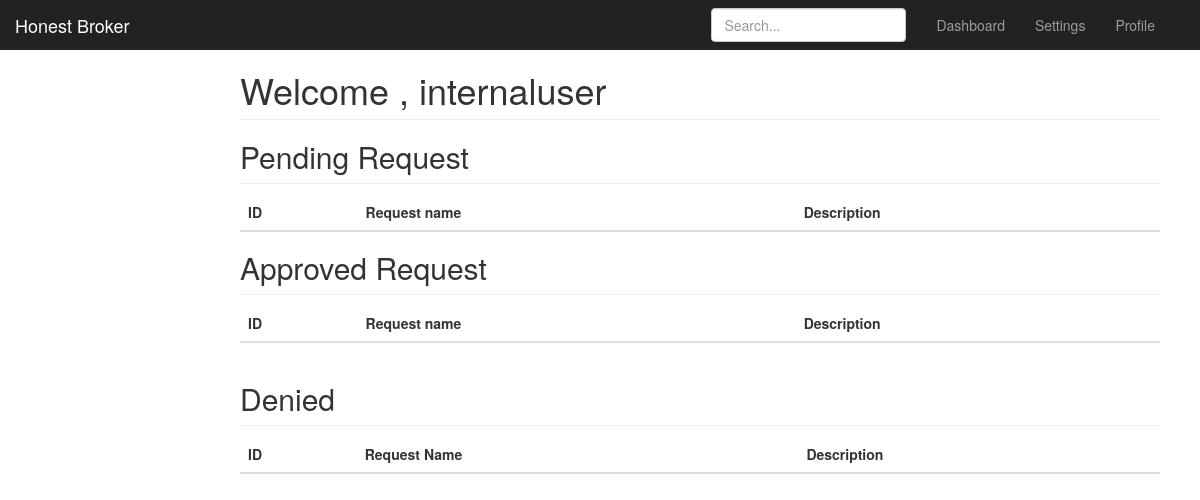
/denyreq/1 (signed in), run on an earlier commit of the app's database.
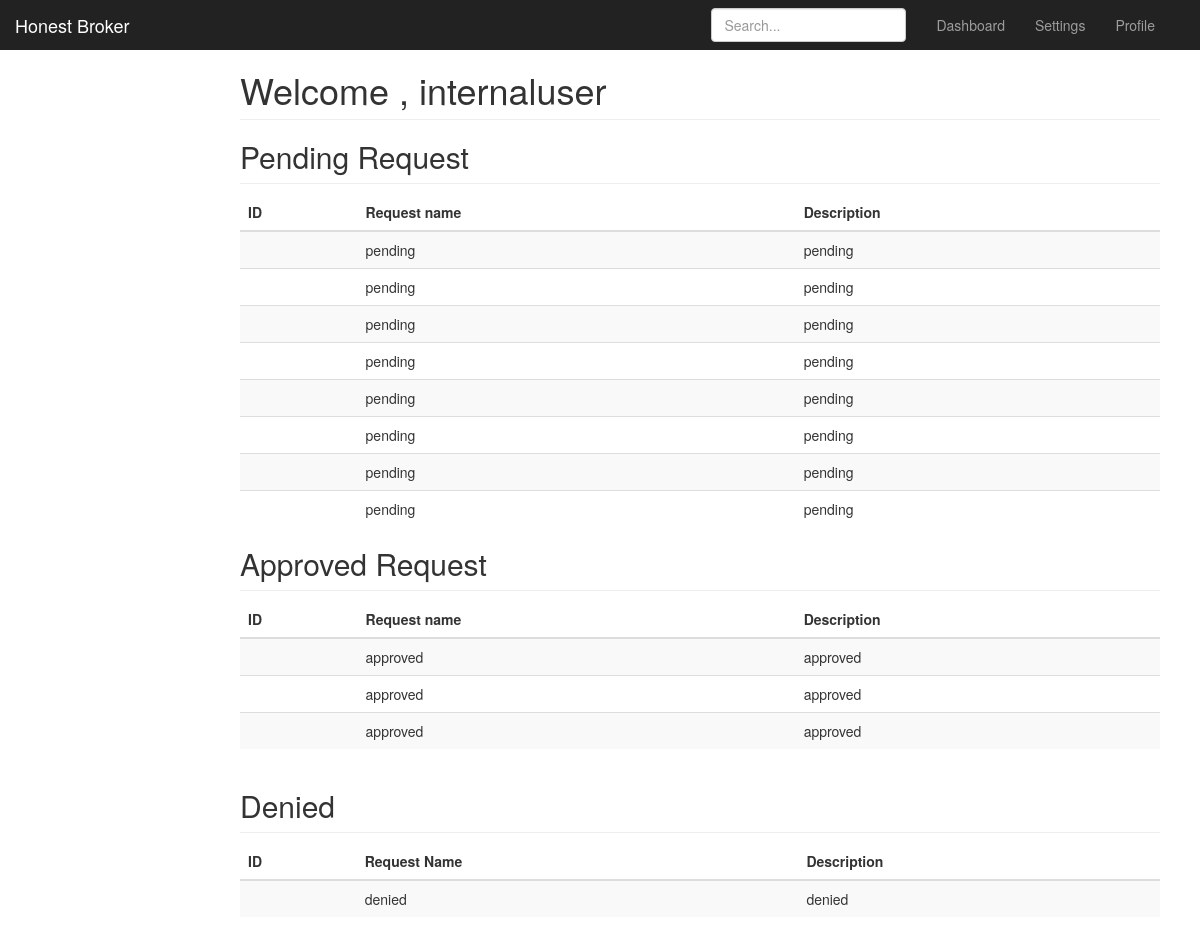
And on a later commit of the database.
### app.py (models this page shows)
class User(UserMixin, db.Model):
    id = db.Column(db.Integer, primary_key=True)
    username = db.Column(db.String(15), unique=True)
    email = db.Column(db.String(50), unique=True)
    password = db.Column(db.String(80))
    requests = db.relationship('RequestForm', backref = 'user', lazy = 'dynamic')

class RequestForm(UserMixin, db.Model):
    requestid = db.Column(db.Integer, primary_key = True, autoincrement = True)
    requestname = db.Column(db.String(40))
    requestDescription = db.Column(db.String(40))
    use = db.Column(db.String(40))
    store = db.Column(db.String(40))
    longdata = db.Column(db.String(40))
    soondata = db.Column(db.String(40))
    typeofdata = db.Column(db.String(40))
    status = db.Column(db.String(40))
    risk_level = db.Column(db.String(40))
    ownerid= db.Column(db.Integer, db.ForeignKey('user.id'),nullable=False)
    datasetid =db.Column(db.Integer, db.ForeignKey('dataset.datasetid'), nullable=False)

### app.py (the view)
@app.route('/denyreq/<req_id>', methods = ['GET',' POST'])
@login_required
def denyreq(req_id):
    pendingreq_info = RequestForm.query.filter_by(requestid=req_id).all()
    pending_req = RequestForm.query.filter_by(status= 'pending').all()
    approvedreq_info = RequestForm.query.filter_by(status= 'approved').all()
    for i in pendingreq_info:
        i.status = 'denied'
        db.session.commit()
    denyreq_info = RequestForm.query.filter_by(status = 'denied').all()
    return render_template('dashboard_admin.html', name = current_user.username, pending_req= pending_req, approvedreq_info=approvedreq_info, denyreq_info = denyreq_info)

### app.py (called while the page is built)
@event.listens_for(Engine, "connect")
def set_sqlite_pragma(dbapi_connection, connection_record):
    cursor = dbapi_connection.cursor()
    cursor.execute("PRAGMA foreign_keys=ON")
    cursor.close()

@login_manager.user_loader
def load_user(user_id):
    return User.query.get(int(user_id))

### templates/dashboard_admin.html (shortened to what this page needs)
{% extends "bootstrap/base.html" %}
{% block styles %}
{{super()}}
<link rel="stylesheet" href="{{url_for('.static', filename='dashboard.css')}}">
{% endblock %}
{% block content %}
    <nav class="navbar navbar-inverse navbar-fixed-top">
      <div class="container-fluid">
        <div class="navbar-header">
          <a class="navbar-brand" href="#">Honest Broker</a>
        </div>
        <div id="navbar" class="navbar-collapse collapse">
          <ul class="nav navbar-nav navbar-right">
            <li><a href="#">Dashboard</a></li>
            <li><a href="#">Settings</a></li>
            <li><a href="#">Profile</a></li>
            <li><a href=" {{url_for('logout') }}"></a></li>
          </ul>
          <form class="navbar-form navbar-right">
            <input type="text" class="form-control" placeholder="Search...">
          </form>
        </div>
      </div>
    </nav>
        <div class="col-sm-9 col-sm-offset-3 col-md-10 col-md-offset-2 main">
               <h1 class="page-header">Welcome , {{name}}</h1>
          <h2 class="sub-header">Pending Request</h2>
          <div class="table-responsive">
            <table class="table table-striped">
              <thead>
                <tr>
                  <th>ID</th>
                  <th>Request name</th>
                  <th>Description</th>
                </tr>
              </thead>
              <tbody>
                <tr>
                        {% for pending_req in pending_req %}
                        <td><a href = "#"  onclick = "view('{{pending_req.trustid}}')" id = '{{pending_req.trustid}}'  method ="GET">{{pending_req.trustid}}</a></td>
                        <td id = "requestname">{{pending_req.status}}</td>
                        <td>{{pending_req.status}}</td>
                </tr>
		{% endfor %}
              </tbody>
            </table>
            <h2 class="sub-header">Approved Request</h2>
            <div class="table-responsive">
                <table class="table table-striped">
                    <thead>
                    <tr>
			    <th>ID</th>
			<th>Request name</th>
                        <th>Description</th>
                    </tr>
                    </thead>
                    <tbody>
                            <tr>
				  {% for approvedreq_info in approvedreq_info %}
				  <td><a href = "#"  onclick = "viewapprovedadmin('{{approvedreq_info.requestid}}')" id = '{{approvedreq_info.trustid}}'  method ="GET">{{approvedreq_info.trustid}}</a></td>
				  <td>{{approvedreq_info.status}}</td>
				  <td>{{approvedreq_info.status}}</td>
                            </tr>
			     {% endfor %}
                    </tbody>
                </table>
            </div>
            <h2 class="sub-header">Denied</h2>
            <div class="table-responsive">
                <table class="table table-striped">
                    <thead>
                    <tr>
                        <th>ID</th>
                        <th>Request Name</th>
                        <th>Description</th>
                    </tr>
                    </thead>
                    <tbody>
                            <tr>
                              {% for denyreq_info in denyreq_info %}
                                  <td><a href = "#"  id = '{{denyreq_info.trustid}}'  method ="GET">{{denyreq_info.trustid}}</a></td>
                                  <td>{{denyreq_info.status}}</td>
                                  <td>{{denyreq_info.status}}</td>
                            </tr>
                             {% endfor %}
                    </tbody>
                </table>
            </div>
      </div>
    </div>
{% endblock %}

### static/dashboard.css (style rules this page uses)
body { padding-top: 50px; }
.sub-header { padding-bottom: 10px; border-bottom: 1px solid #eee; }
.navbar-fixed-top { border: 0; }
.main { padding: 20px; }
@media (min-width: 768px) { .main { padding-right: 40px; padding-left: 40px; } }
.main .page-header { margin-top: 0; }

What changed in the data, as far as the page shows it:
added RequestForm: status "pending", shown under "Pending Request"
added RequestForm: status "pending", shown under "Pending Request"
added RequestForm: status "pending", shown under "Pending Request"
added RequestForm: status "pending", shown under "Pending Request"
added RequestForm: status "pending", shown under "Pending Request"
added RequestForm: status "pending", shown under "Pending Request"
added RequestForm: status "pending", shown under "Pending Request"
added RequestForm: status "pending", shown under "Pending Request"
added RequestForm: status "approved", shown under "Approved Request"
added RequestForm: status "approved", shown under "Approved Request"
added RequestForm: status "approved", shown under "Approved Request"
added RequestForm: status "denied", shown under "Denied"
